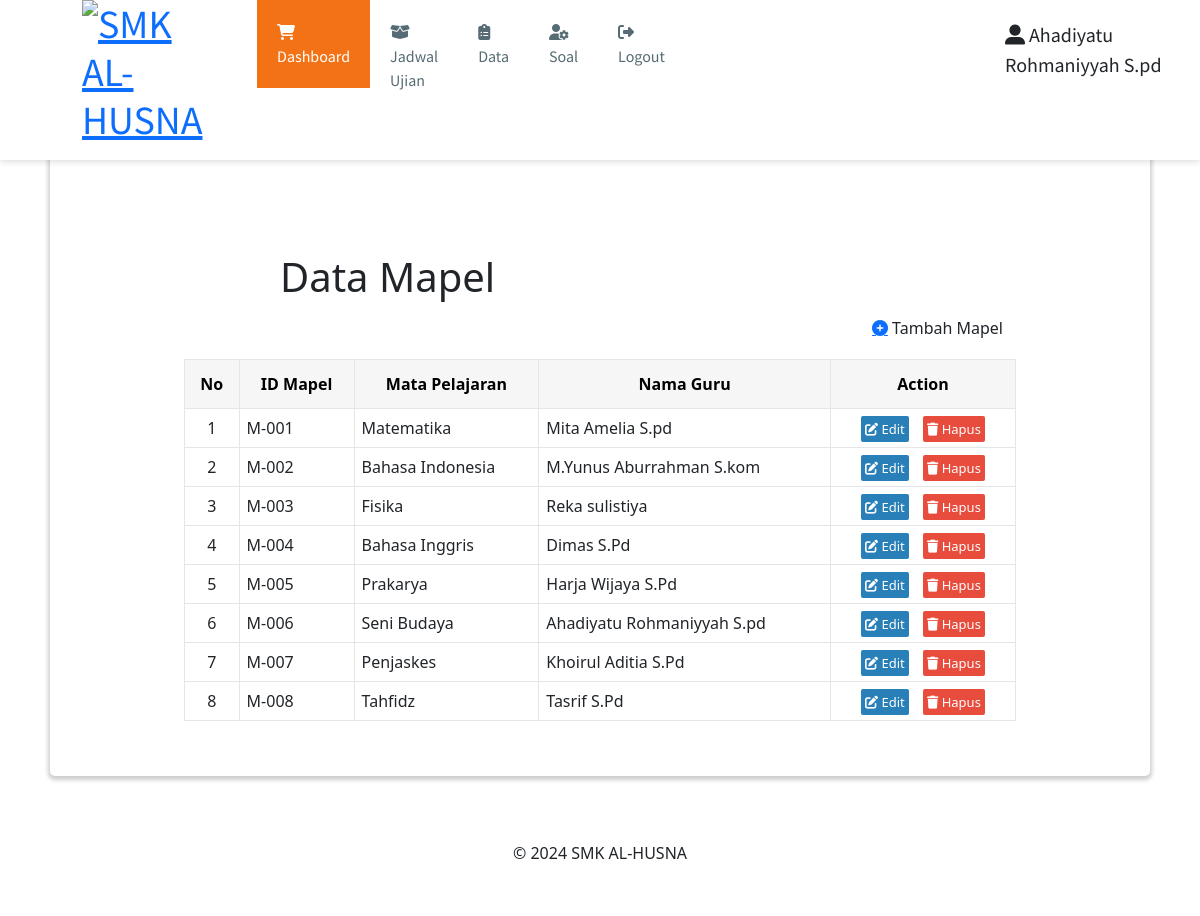
Screenshot of /dataMapel.php (signed in) with the database file from the repository.
### tables this page shows
CREATE TABLE `mapel` (
  `id_mapel` varchar(20) NOT NULL,
  `mapel` varchar(30) NOT NULL,
  `id_guru` varchar(20) NOT NULL
);

CREATE TABLE `guru` (
  `nip` varchar(10) NOT NULL,
  `guru` varchar(30) NOT NULL,
  `tanggal_lahir` date NOT NULL,
  `alamat` varchar(30) NOT NULL,
  `id_user` varchar(10) NOT NULL
);

### dataMapel.php (the view, shortened to what this page needs)
<?php include "header.php"; ?>
<main>
	<div>
		<?php include "headerdata.php"; ?>
		<div>
			<h1 style="margin-left: 200px; margin-top: 100px;">Data Mapel</h1>
		</div>
	</div>
	<div class="content-produk">
		<button class="btn btn-tambahkan-produk" id="btn-tambahkan-produk" data-bs-toggle="modal" data-bs-target="#addMapel"><a class="fas fa-plus-circle"></a> Tambah Mapel</i></button>
		<div style="height: 50px;"></div>
		<table class="table-produk">
			<tr>
				<th class="text-center align-middle">No</th>
				<th class="text-center align-middle">ID Mapel</th>
				<th class="text-center align-middle">Mata Pelajaran</th>
				<th class="text-center align-middle">Nama Guru</th>
				<th class="text-center align-middle" colspan="2">Action</th>
			</tr>
			<?php
			$ambildata = mysqli_query($mysqli, "SELECT * FROM guru, mapel where mapel.id_guru=guru.nip group by mapel order by mapel.id_mapel asc;");
			$i = 1;
			while ($data = mysqli_fetch_array($ambildata)) {
			?>
				<tr>
					<td style="text-align: center;"><?= $i; ?></td>
					<td><?= $data["id_mapel"]; ?></td>
					<td><?= $data["mapel"]; ?></td>
					<td><?= $data['guru']; ?></td>
					<td style="text-align: center;">
						<a href="#" class="action-edit" data-bs-toggle="modal" data-bs-target="#edit<?= $data['id_mapel']; ?>"><i class="fas fa-edit"></i> Edit</a>
						<a href="#" class="action-hapus" data-bs-toggle="modal" data-bs-target="#delete<?= $data['id_mapel']; ?>"><i class="fas fa-trash"></i> Hapus</a>
					</td>
				</tr>
			<?php
				$i++;
			}
			?>
		</table>
	</div>
</main>
<?php include "footer.php"; ?>

### assets/styles/style.css (style rules this page uses)
body { font-family: 'Lato', sans-serif; color: #585858; background: #E7EFF2; }
main { background: white; box-shadow: 0 2px 4px 2px rgba(0, 0, 0, 0.2); border-radius: 5px; padding: 30px; margin: 85px 50px 30px; }
.btn { cursor: pointer; border: 1.5px solid #F47216; padding: 10px; border-radius: 5px; transition: 0.5s; font-weight: 600; text-decoration: none; }
.btn-tambahkan-produk, .btn-tambahkan-transaksi { background-color: #F47216; color: white; float: right; }
.table-produk, .table-laporan { margin: auto; margin-bottom: 25px; width: 100%; }
.table-produk td, .table-laporan td { border: 1.5px solid #E5E5E5; padding: 7px; }
.table-produk th, .table-laporan th { color: #000; background-color: #F6F6F6; border: 1.5px solid #E5E5E5; padding: 12px 10px; font-weight: 600; text-decoration: none; }
.content-produk, .content-laporan { width: 80%; margin: auto; }
.action-hapus, .action-edit, .action-detail { text-decoration: none; color: white; padding: 4px; margin: 5px; font-size: 13px; border-radius: 2px; }
.action-hapus { background-color: #e74c3c; }
.action-edit, .action-detail { background-color: #2980b9; }

### rows the page displays
mapel: id_mapel "M-001", mapel "Matematika", id_guru.guru "Mita Amelia S.pd"
mapel: id_mapel "M-002", mapel "Bahasa Indonesia", id_guru.guru "M.Yunus Aburrahman S.kom"
mapel: id_mapel "M-003", mapel "Fisika", id_guru.guru "Reka sulistiya"
mapel: id_mapel "M-004", mapel "Bahasa Inggris", id_guru.guru "Dimas S.Pd"
mapel: id_mapel "M-005", mapel "Prakarya", id_guru.guru "Harja Wijaya S.Pd"
mapel: id_mapel "M-006", mapel "Seni Budaya", id_guru.guru "Ahadiyatu Rohmaniyyah S.pd"
mapel: id_mapel "M-007", mapel "Penjaskes", id_guru.guru "Khoirul Aditia S.Pd"
mapel: id_mapel "M-008", mapel "Tahfidz", id_guru.guru "Tasrif S.Pd"

### other values shown
$_SESSION['fullname'] "Ahadiyatu Rohmaniyyah S.pd"
